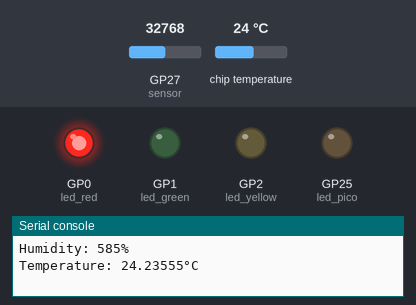
This program was run on a simulated Raspberry Pi Pico running MicroPython. Parts: output pins drawn as LEDs (lit = HIGH), the last lines printed to the serial console. The test bench sets the inputs (shaded band); at power-on: GP27 (sensor) = 32768, chip temperature 24 °C (analog values on the 0–65535 scale). Pins used as bus, display or sensor lines are not drawn.

Above: at 1.2 s.
1.3 s: GP27 (sensor) set to 4944
13.5 s: GP27 (sensor) set to 4048
At 23.9 s:
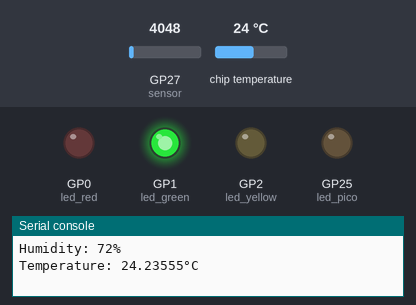
24.5 s: GP27 (sensor) set to 3088
35.5 s: GP27 (sensor) set to 2528
At 45.7 s:
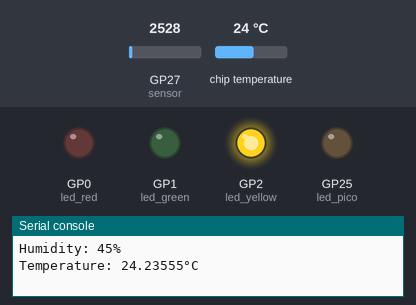
46.5 s: GP27 (sensor) set to 6255
At 56.6 s:
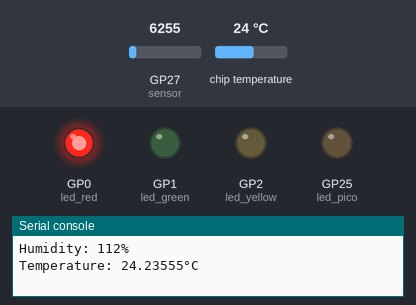
57.5 s: GP27 (sensor) set to 0
At 67.5 s:
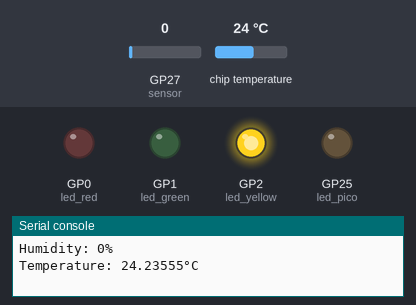
Timing chart, 0 to 69.0 s (numbered marks = the images above; inputs shaded):
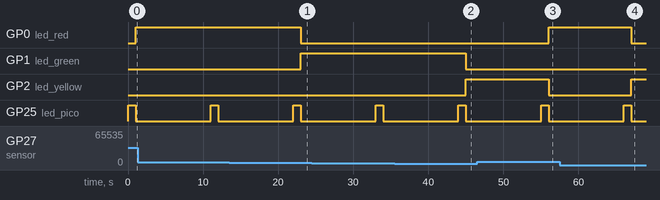

Measured:
- the behaviour switches between 4512 and 4496 on GP27 (sensor) (found by bisection; images 0 and 1)
- the behaviour switches between 2784 and 2768 on GP27 (sensor) (found by bisection; images 1 and 2)
- after the input at 13.5 s, GP0 (led_red): HIGH → LOW after 9.5 s; GP1 (led_green): LOW → HIGH after 9.5 s
- after the input at 35.5 s, GP1 (led_green): HIGH → LOW after 9.5 s; GP2 (led_yellow): LOW → HIGH after 9.5 s
- after the input at 46.5 s, GP0 (led_red): LOW → HIGH after 9.5 s; GP2 (led_yellow): HIGH → LOW after 9.5 s
- after the input at 57.5 s, GP0 (led_red): HIGH → LOW after 9.5 s; GP2 (led_yellow): LOW → HIGH after 9.5 s

The program:

main.py
```python
import time
from machine import Pin, ADC

# Scala
SENSOR_MAX = 5600
SENSOR_MIN = 0

# Time interval in s
DELAY = 10 # 1 hour = 3600

#=====ONLY=CHNAGE=THIS========
# Humidity values in percent
OPTIMAL_MIN = 50
OPTIMAL_MAX = 80
#=============================

# Water sensor
sensor_power = Pin(28,Pin.OUT)
sensor = ADC(Pin(27))

# Temperature sensor
sensor_temp = ADC(4)
CONVERSION_FACTOR = 3.3 / (65535)

# Leds
led_pico = Pin(25,Pin.OUT)
led_red = Pin(0,Pin.OUT)
led_green = Pin(1,Pin.OUT)
led_yellow = Pin(2,Pin.OUT)

# Functions
def smooth_reading():
    avg = 0
    _AVG_NUM = 100
    for _ in range(_AVG_NUM):
        avg += sensor.read_u16()
    avg /= _AVG_NUM
    return(avg)

def leds_off():
    led_green.value(0)
    led_red.value(0)
    led_yellow.value(0)

def leds_on():
    led_green.value(1)
    led_red.value(1)
    led_yellow.value(1)

# Loop
while True:
    # Turn led on
    led_pico.value(1)

    # Sensor on
    sensor_power.value(1)

    # Water measurement
    analog_val = smooth_reading()
    HUMIDITY = round(((analog_val - SENSOR_MIN) / (SENSOR_MAX - SENSOR_MIN)) * 100)

    # Sensor off
    sensor_power.value(0)

    # Temperature  measurement
    reading = sensor_temp.read_u16() * CONVERSION_FACTOR
    temperature = 27 - (reading - 0.706)/0.001721

    # Turn led off
    time.sleep(1)
    led_pico.value(0)

    # Print values
    print('Analog Value: ' + str(analog_val))
    print('Humidity: ' + str(HUMIDITY) + '%')
    print('Temperature: ' + str(temperature) + '°C\n')

    # Turn leds on/off
    if OPTIMAL_MIN <= HUMIDITY <= OPTIMAL_MAX:
        leds_off()
        led_green.value(1)

    elif HUMIDITY > OPTIMAL_MAX:
        leds_off()
        led_red.value(1)

    else:
        leds_off()
        led_yellow.value(1)

    # Sleep
    time.sleep(DELAY)
```
